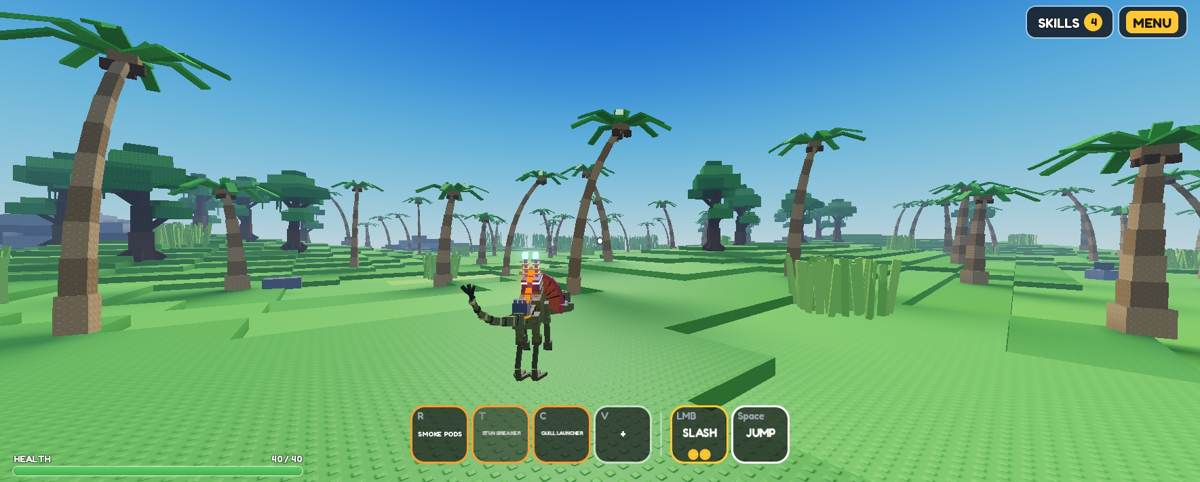
#> input picture tools/hardpoint_mockup/pc.jpg, 1200 x 482 px
$ python -i t3build.py   (imports and definitions only)
#> lines starting #> are read from the running program, lines starting #| are printed output that depends on the picture
### tools/frontpage/comp.py
import math, numpy as np
from PIL import Image, ImageDraw, ImageFilter, ImageFont, ImageChops
FONT='/tmp/claude-0/-home-claude/7c8a0c48-2bce-579f-a00a-b76a8f986b09/scratchpad/edit/fonts/Silkscreen-700.ttf'
def burst(W,H,c0,c1,ray,cx=0.5,cy=0.5,n=18,ray_a=60,vig=0.55):
    y,x=np.mgrid[0:H,0:W].astype(np.float32); X=(x-cx*W)/max(W,H); Y=(y-cy*H)/max(W,H)
    d=np.sqrt(X*X+Y*Y); t=np.clip(d/0.75,0,1)[...,None]
    img=np.array(c0,np.float32)*(1-t)+np.array(c1,np.float32)*t
    ang=np.arctan2(Y,X); r=(np.sin(ang*n)>0.55).astype(np.float32)*np.clip(d*2.2,0,1)
    img=img*(1-r[...,None]*ray_a/255)+np.array(ray,np.float32)*(r[...,None]*ray_a/255)
    img*=(1-vig*np.clip(d-0.35,0,1)[...,None]*1.6)
    return Image.fromarray(np.clip(img,0,255).astype(np.uint8)).convert('RGBA')
def bbox(im): return im.getchannel('A').point(lambda v:255 if v>40 else 0).getbbox()
# [14 lines left out: functions outlined, place, not called in this run]
def crop_sub(cut,pad=40):
    b=bbox(cut); return cut.crop((max(0,b[0]-pad),max(0,b[1]-pad),min(cut.size[0],b[2]+pad),min(cut.size[1],b[3]+pad)))
# [12 lines left out: function text3d, not called in this run]

### tools/frontpage/t3build.py
import sys; sys.path.insert(0,'.')
from comp import *
import numpy as np, scipy.ndimage as nd
W,H=1920,1080
def clean(p,keep=2,pad=70,minfrac=0.02):
    c=Image.open(p).copy(); w,h=c.size; c.paste((0,0,0,0),(0,0,int(w*0.16),int(h*0.10)))
    arr=np.asarray(c).astype(np.float32); a=arr[...,3]
    m=a>40; lab,n=nd.label(nd.binary_dilation(m,iterations=2)); sizes=nd.sum(m,lab,range(1,n+1))
    ids=[i+1 for i in np.argsort(sizes)[::-1][:keep] if sizes[i]>m.sum()*minfrac]
    arr[...,3]=np.where(np.isin(lab,ids),a,0)
    im=Image.fromarray(arr.astype(np.uint8)); b=im.getchannel('A').point(lambda v:255 if v>40 else 0).getbbox(); im=im.crop(b)
    out=Image.new('RGBA',(im.size[0]+pad*2,im.size[1]+pad*2),(0,0,0,0)); out.paste(im,(pad,pad)); return out
def build(src,out,width=1700,cx=980,bottom=1120):
    bg=burst(W,H,(80,190,255),(10,20,80),(160,230,255),cx=0.30,cy=0.58,n=24)
    lay=outlined(clean(src),w1=8,w2=6,glow=(120,230,255))
    s=width/lay.size[0]; L=lay.resize((int(lay.size[0]*s),int(lay.size[1]*s)),Image.LANCZOS)
    if L.size[1]>900: s2=900/L.size[1]; L=L.resize((int(L.size[0]*s2),900),Image.LANCZOS)
    bg.paste(L,(int(cx-L.size[0]/2),int(bottom-L.size[1])),L)
    tx=text3d('MECHA BATTLES',150); bg.alpha_composite(tx,((W-tx.size[0])//2,40)); bg.convert('RGB').save(out,quality=95); return bg
# [6 lines not run here, left out]

>>> import cv2
>>> picture = cv2.imread('../hardpoint_mockup/pc.jpg', cv2.IMREAD_GRAYSCALE)
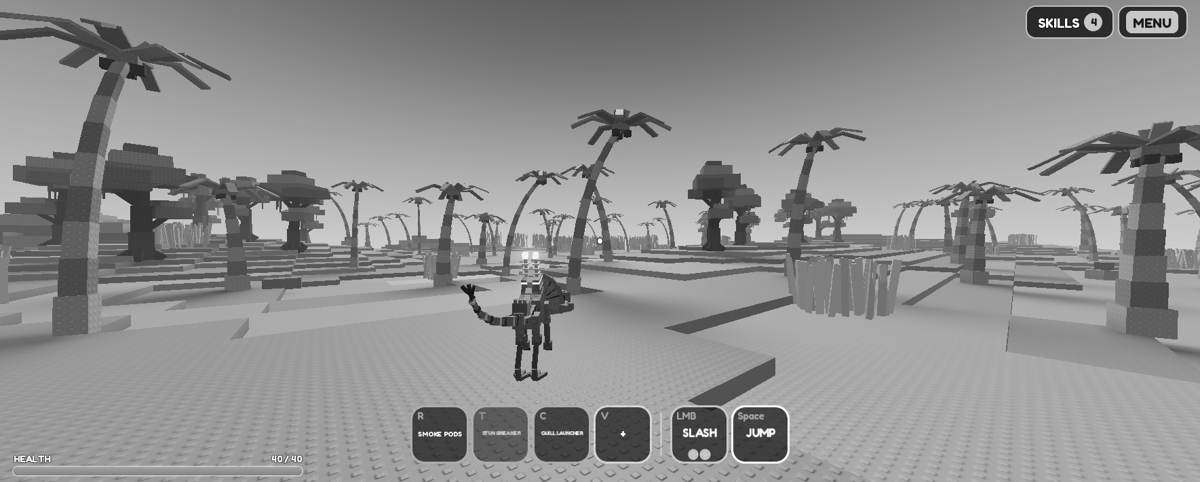
#> picture: shape (482, 1200); min 0, max 255, mean 142.6
>>> result = build(picture, 'out.png')
#> in build, `bg=burst(W,H,(80,190,255),(10,20,80),(160,230,255),cx=0.30,cy=0.58,n=24)`:
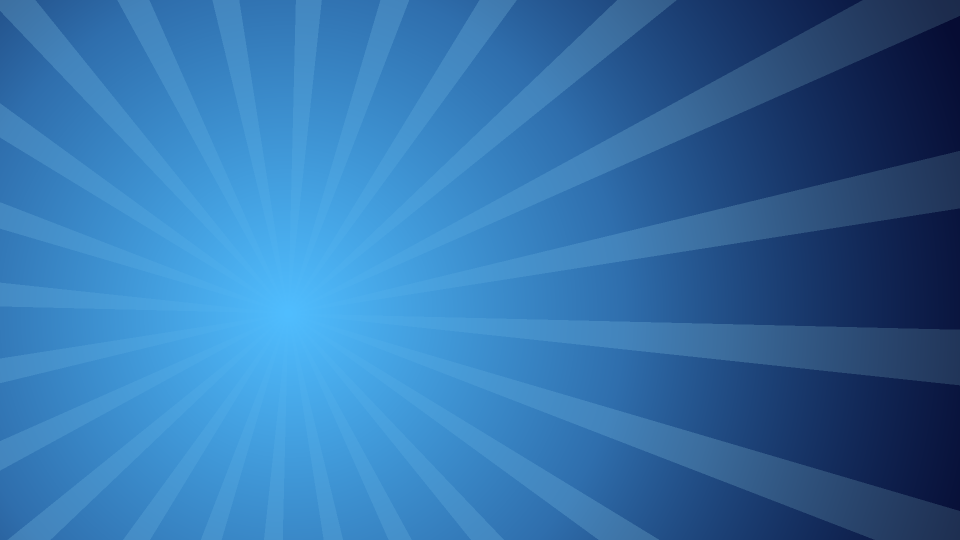
#> bg: PIL image 1920x1080 RGBA (shown at 1/2 size); mean R, G, B, A 51.1, 113.5, 170.6, 255
#> (the run stopped early here; a loop or call above may not have finished)

$ run again, on tools/hardpoint_mockup/phone.jpg
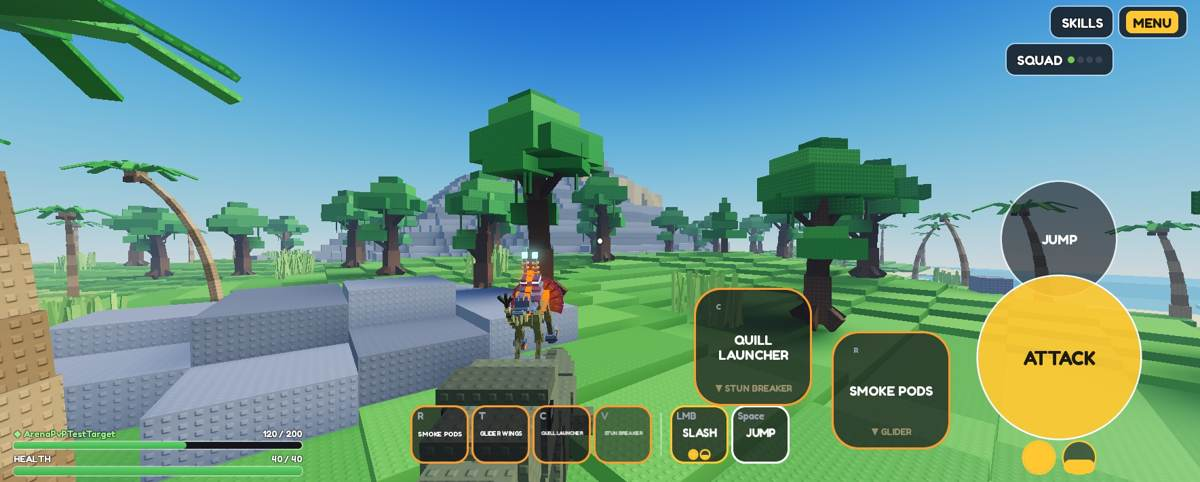
#> input picture tools/hardpoint_mockup/phone.jpg, 1200 x 482 px
#> `picture = cv2.imread('../hardpoint_mockup/pc.jpg', cv2.IMREAD_GRAYSCALE)`:
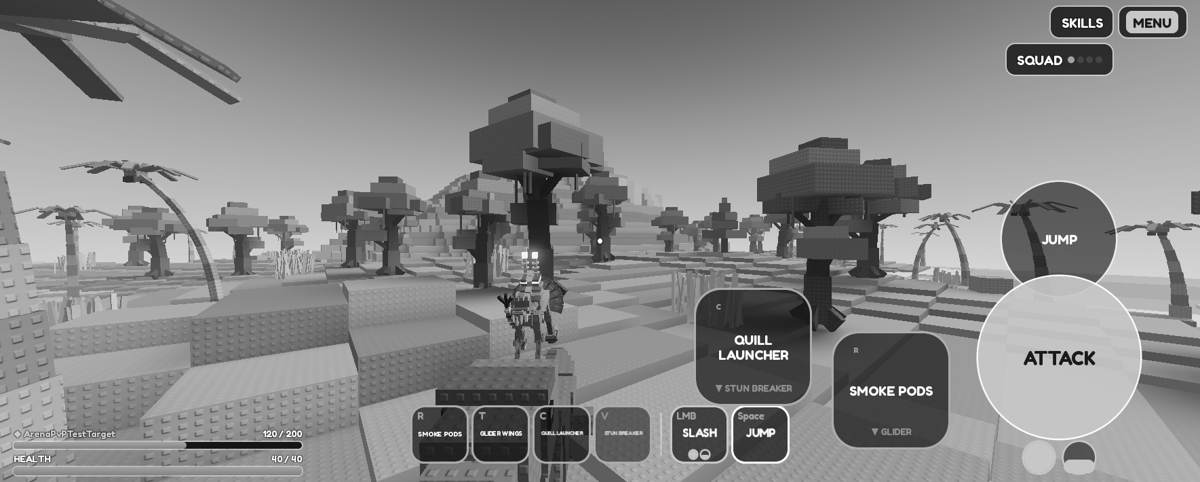
#> picture: shape (482, 1200); min 0, max 255, mean 135.5
